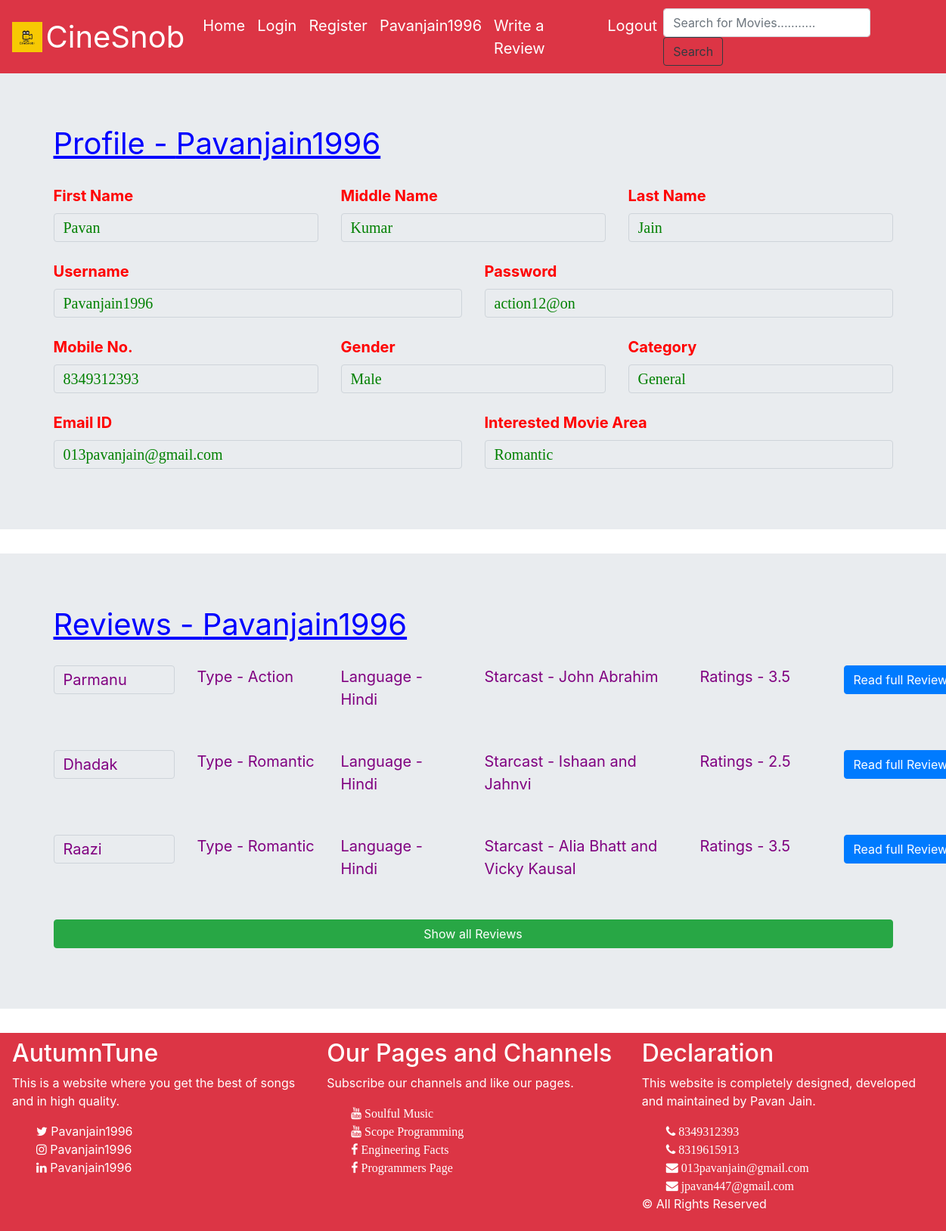
Page /Website/Profile.php (signed in) on the committed database.
### tables this page shows
CREATE TABLE `userdata` (
  `first_name` varchar(20) NOT NULL,
  `middle_name` varchar(20) NOT NULL,
  `last_name` varchar(20) NOT NULL,
  `username` varchar(20) NOT NULL,
  `password` varchar(20) NOT NULL,
  `mobile` varchar(12) NOT NULL,
  `gender` varchar(8) NOT NULL,
  `category` varchar(10) NOT NULL,
  `email` varchar(30) NOT NULL,
  `area_interest` varchar(15) NOT NULL
);

CREATE TABLE `review_pavanjain1996` (
  `movie` varchar(100) DEFAULT NULL,
  `type` varchar(15) DEFAULT NULL,
  `language` varchar(10) DEFAULT NULL,
  `starcast` varchar(200) DEFAULT NULL,
  `rating` double DEFAULT NULL,
  `story` varchar(10000) DEFAULT NULL,
  `review` varchar(10000) DEFAULT NULL
);

### Website/Profile.php (the view, shortened to what this page needs)
<?php
include('Header.php');
$con=mysqli_connect('localhost','root','123456789');
mysqli_select_db($con,'movie');
$query='select * from userdata where username="'.$_SESSION['username'].'"';
$res=mysqli_query($con,$query);
$row=mysqli_fetch_array($res);
?>
<head>
</head>
<div class="jumbotron jumbotron-fluid">
<div class="container">
<form class="profile">
<div class="row">
<div class="col-md-12">
<span style="font-size:40px;color:blue;"><u>Profile - <?php echo $_SESSION['username']; ?></u></span>
</div>
</div>
<br/>
<div class="row">
<div class="col-md-4">
<label>First Name</label>
<input type="text" class="form-control" value="<?php echo $row['first_name'];?>" readonly>
</div>
<div class="col-md-4">
<label>Middle Name</label>
<input type="text" class="form-control" value="<?php echo $row['middle_name'];?>" readonly>
</div>
<div class="col-md-4">
<label>Last Name</label>
<input type="text" class="form-control" value="<?php echo $row['last_name'];?>" readonly>
</div>
</div>
<br/>
<div class="row">
<div class="col-md-6">
<label>Username</label>
<input type="text" class="form-control" value="<?php echo $row['username'];?>" readonly>
</div>
<div class="col-md-6">
<label>Password</label>
<input type="text" class="form-control" value="<?php echo $row['password'];?>" readonly>
</div>
</div>
<br/>
<div class="row">
<div class="col-md-4">
<label>Mobile No.</label>
<input type="text" class="form-control" value="<?php echo $row['mobile'];?>" readonly>
</div>
<div class="col-md-4">
<label>Gender</label>
<input type="text" class="form-control" value="<?php echo $row['gender'];?>" readonly>
</div>
<div class="col-md-4">
<label>Category</label>
<input type="text" class="form-control" value="<?php echo $row['category'];?>" readonly>
</div>
</div>
<br/>
<div class="row">
<div class="col-md-6">
<label>Email ID</label>
<input type="text" class="form-control" value="<?php echo $row['email'];?>" readonly>
</div>
<div class="col-md-6">
<label>Interested Movie Area</label>
<input type="text" class="form-control" value="<?php echo $row['area_interest'];?>" readonly>
</div>
</div>
</form>
</div>
</div>
<div class="jumbotron jumbotron-fluid">
<div class="container">
<div class="row">
<div class="col-md-12">
<span style="font-size:40px;color:blue;"><u>Reviews - <?php echo $_SESSION['username']; ?></u></span>
</div>
</div>
<br/>
<?php
$query='select * from review_'.$_SESSION['username'].' limit 3';
$res=mysqli_query($con,$query);
$n=mysqli_num_rows($res);
for($i=1;$i<=3 && $i<=$n;$i++){
    $row=mysqli_fetch_array($res);
    echo '<form method="post" action="CompleteReview.php" class="review">';
    echo '<div class="row">';
    echo '<div class="col-md-2">';
    echo '<input type="text" value="'.$row['movie'].'" class="form-control" name="movies" style="font-size:20px;color:purple;" readonly>';
    echo '</div>';
    echo '<div class="col-md-2">';
    echo '<label>Type - '.$row['type'].'</label>';
    echo '</div>';
    echo '<div class="col-md-2">';
    echo '<label>Language - '.$row['language'].'</label>';
    echo '</div>';
    echo '<div class="col-md-3">';
    echo '<label>Starcast - '.$row['starcast'].'</label>';
    echo '</div>';
    echo '<div class="col-md-2">';
    echo '<label>Ratings - '.$row['rating'].'</label>';
    echo '</div>';
    echo '<div class="col-md-1">';
    echo '<button type="submit" class="btn btn-primary">Read full Review</button>';
    echo '</div>';
    echo '</div>';
    echo '</form><br/>';
}
?>
<div class="row">
<div class="col-md-12">
<form method="post" action="AllReview.php">
<button type="submit" class="btn btn-success" style="width:100%">Show all Reviews</button>
</form>
</div>
</div>
</div>
</div>
<?php
include('Footer.php');
?>

### Website/Profile.php (style rules this page uses)
.profile label { color:red; font-size:20px; font-weight:bold; }
.profile .form-control { font-size:20px; color:green; font-family:comic sans ms; }
.review { font-size:20px; color:purple; }

### rows in the picture
userdata: first_name "Pavan", middle_name "Kumar", last_name "Jain", username "Pavanjain1996", password "action12@on", mobile "8349312393", gender "Male", category "General", email "013pavanjain@gmail.com", area_interest "Romantic"
review_pavanjain1996: movies "Parmanu", type "Action", language "Hindi", starcast "John Abrahim", rating "3.5"
review_pavanjain1996: movies "Dhadak", type "Romantic", language "Hindi", starcast "Ishaan and Jahnvi", rating "2.5"
review_pavanjain1996: movies "Raazi", type "Romantic", language "Hindi", starcast "Alia Bhatt and Vicky Kausal", rating "3.5"

### other values in the picture
$_SESSION['username'] "Pavanjain1996"
